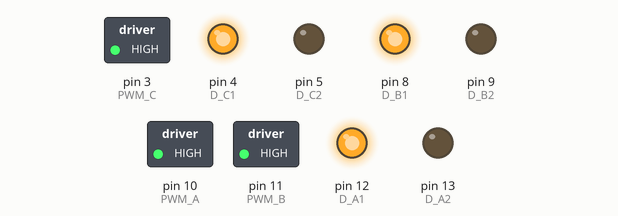
Recording of a sketch running on a simulated Arduino Uno, built with avr-gcc and run on an emulated ATmega328P. Shown: switched loads named in the sketch (green lamp = pin HIGH), output pins drawn as LEDs (lit = HIGH). Random numbers use the default seed unless the sketch sets one; what the sketch prints to the serial monitor is not drawn.

Above: at 0.1 s.
Timing chart, 0 to 1.6 s (numbered marks = the images above):
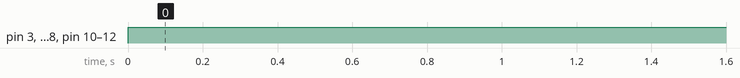

The sketch:

sketch_dec3a.ino
```cpp
// ==========================================
// SKETCH DIAGNOSTIK HARDWARE (FORCE START)
// ==========================================

// Definisi Pin Motor (Sesuai kode terakhir)
const int PWM_A = 10; const int D_A1 = 12; const int D_A2 = 13;
const int PWM_B = 11; const int D_B1 = 8;  const int D_B2 = 9;
const int PWM_C = 3;  const int D_C1 = 4;  const int D_C2 = 5;

void setup() {
  Serial.begin(115200);

  // Set Pin sebagai Output
  pinMode(PWM_A, OUTPUT); pinMode(D_A1,


  OUTPUT); pinMode(D_A2, OUTPUT);
  pinMode(PWM_B, OUTPUT); pinMode(D_B1, OUTPUT); pinMode(D_B2, OUTPUT);
  pinMode(PWM_C, OUTPUT); pinMode(D_C1, OUTPUT); pinMode(D_C2, OUTPUT);

  Serial.println("=== FORCE TEST MULAI ===");
}

void loop() {
  // 1. PAKSA SEMUA MOTOR NYALA (KECEPATAN PENUH)
  // Motor A
  digitalWrite(D_A1, HIGH); digitalWrite(D_A2, LOW); analogWrite(PWM_A, 255);
  // Motor B
  digitalWrite(D_B1, HIGH); digitalWrite(D_B2, LOW); analogWrite(PWM_B, 255);
  // Motor C
  digitalWrite(D_C1, HIGH); digitalWrite(D_C2, LOW); analogWrite(PWM_C, 255);

  // 2. KIRIM DATA DUMMY (Supaya Grafik Python Bergerak Naik Turun)
  // Kita kirim angka acak biar kelihatan gerak
  float v1 = random(100, 200);
  float v2 = random(200, 300);
  float v3 = random(50, 150);
  float v4 = random(300, 400);

  Serial.print("DATA,");
  Serial.print(v1); Serial.print(",");
  Serial.print(v2); Serial.print(",");
  Serial.print(v3); Serial.print(",");
  Serial.println(v4);

  delay(100); // Kirim setiap 0.1 detik
}
```

Measured:
- by itself, pin 3 (PWM_C), pin 4 (D_C1), pin 8 (D_B1), pin 10 (PWM_A), pin 11 (PWM_B), pin 12 (D_A1): LOW → HIGH at 0.00 s
